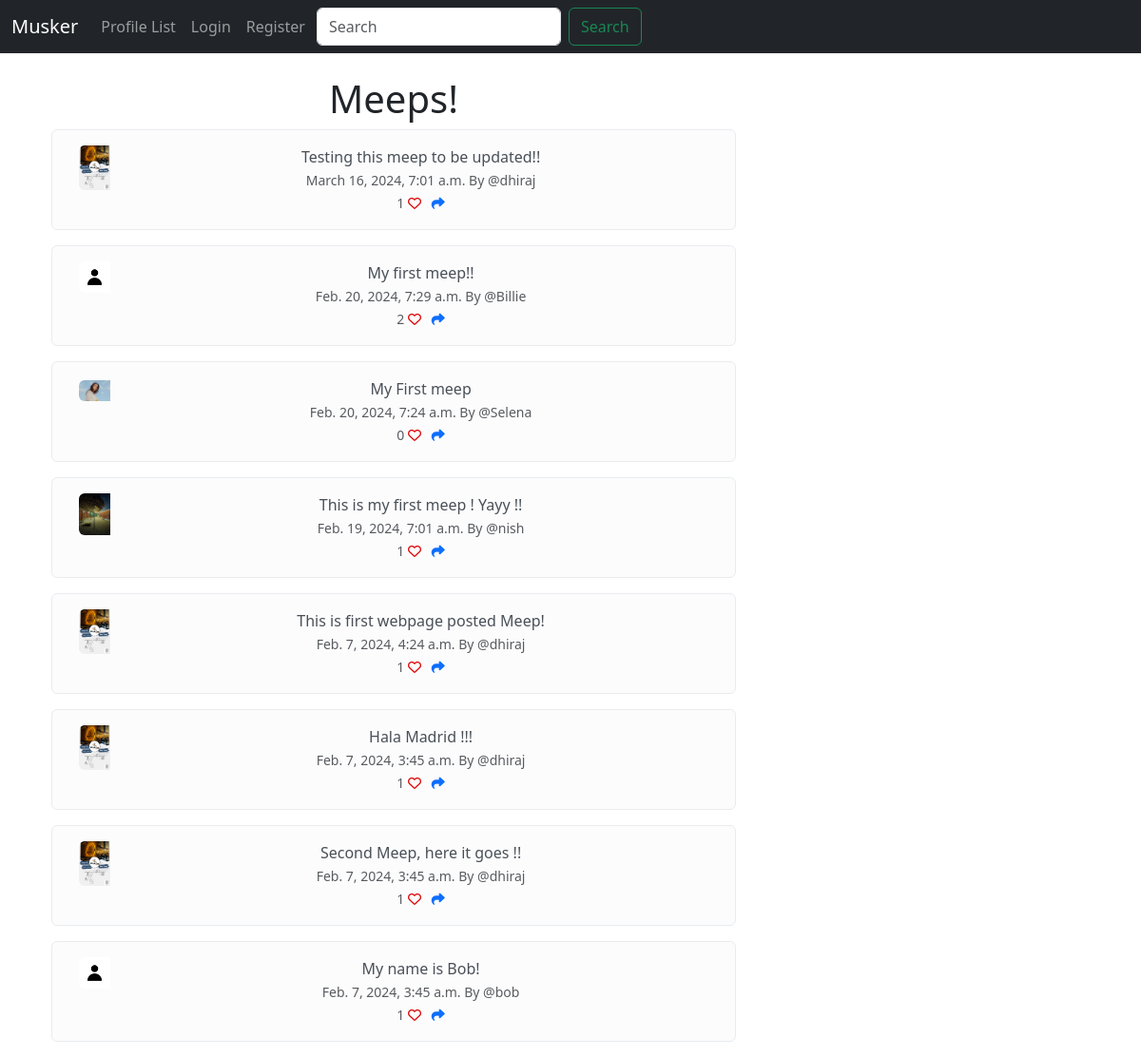
The page / on the database its author committed.
### muskeer/models.py (models this page shows, shortened)
class Meep(models.Model):
    user = models.ForeignKey(
        User, related_name = 'meeps', on_delete = models.DO_NOTHING
    )
    body = models.CharField(max_length = 200)
    createdAt = models.DateTimeField(auto_now_add = True)
    likes = models.ManyToManyField(User, related_name= 'meepLikes', blank=True)
    def numberOfLikes(self):
        return self.likes.count()

class Profile(models.Model):
    user = models.OneToOneField(User, on_delete = models.CASCADE) #Associating one user to one profile
    follows = models.ManyToManyField("self", related_name="followed_by", symmetrical=False, blank=True)
    modifiedDate = models.DateTimeField(auto_now = True)
    profileImage = models.ImageField(null=True, blank=True, upload_to= "images/")
    profileBio = models.CharField(null = True, blank = True, max_length = 500)
    homepageLink = models.CharField(null = True, blank = True, max_length = 100)
    facebookLink = models.CharField(null = True, blank = True, max_length = 100)
    instagramLink = models.CharField(null = True, blank = True, max_length = 100)
    linkedInLink = models.CharField(null = True, blank = True, max_length = 100)

### muskeer/views.py (the view)
# urls.py: path('', views.home, name = 'home'),
def home(request):
    if request.user.is_authenticated:
        form = MeepForm(request.POST or None)
        if request.method == "POST":
            if form.is_valid():
                meep = form.save(commit=False)
                meep.user = request.user
                meep.save()
                messages.success(request,("Your meep has been posted"))
                return redirect('home')
        meeps = Meep.objects.all().order_by("-createdAt")
        return render(request, 'home.html',{'meeps':meeps, 'form': form})
    else:
        meeps = Meep.objects.all().order_by("-createdAt")
        return render(request, 'home.html',{'meeps':meeps})

### muskeer/templates/home.html (shortened to what this page needs)
{% extends 'base.html' %}
{% load static %}
{% block content %}
<div class="container text-center">
   <div class="row">
      <div class="col-8">
         <br>
         <h1>Meeps!</h1>
         {% for meep in meeps %}
         <div class="alert alert-light" role="alert">
            <div class="container">
               <div class="row">
                  <div class="col-1">
                     {% if meep.user.profile.profileImage%}
                     <img  src="{{meep.user.profile.profileImage.url}}" class="img-fluid rounded-start" alt="...">
                     {% else %}
                     <img src="{% static 'images/default_profile.jpg' %}" class="img-fluid rounded-start" alt="...">
                     {% endif %}
                  </div>
                  <div class="col-11">
                     {{meep.body}}<br>
                     <small class="text-muted">
                        {{ meep.createdAt}} By
                        @{{meep.user.username}}
                        <br>
                        {{meep.numberOfLikes}}
                        {% if user in meep.likes.all %}
                        <a href ='{% url 'likeMeep' meep.id %}' ><i class="fa-solid fa-heart" style="color: #dd0808;"></i></a>
                        {% else %}
                        <a href ='{% url 'likeMeep' meep.id %}' ><i class="fa-regular fa-heart" style="color: #dd0808;"></i></a>
                        {% endif %}
                        <a href = '{% url 'shareMeep' meep.id %}' > <i class="fa-solid fa-share"></i> </a>
                     </small>
                  </div>
               </div>
            </div>
         </div>
         {% endfor %}
      </div>
      <div class="col-4">
         <br />
         <br />
         <br />
      </div>
      {% endblock %}

### rows shown on the page
Meep: user.profile.profileImage (picture), body "Testing this meep to be updated!!", createdAt "March 16, 2024, 7:01 a.m.", user.username "dhiraj", numberOfLikes "1"
Meep: body "My first meep!!", createdAt "Feb. 20, 2024, 7:29 a.m.", user.username "Billie", numberOfLikes "2"
Meep: user.profile.profileImage (picture), body "My First meep", createdAt "Feb. 20, 2024, 7:24 a.m.", user.username "Selena", numberOfLikes "0"
Meep: user.profile.profileImage (picture), body "This is my first meep ! Yayy !!", createdAt "Feb. 19, 2024, 7:01 a.m.", user.username "nish", numberOfLikes "1"
Meep: user.profile.profileImage (picture), body "This is first webpage posted Meep!", createdAt "Feb. 7, 2024, 4:24 a.m.", user.username "dhiraj", numberOfLikes "1"
Meep: user.profile.profileImage (picture), body "Hala Madrid !!!", createdAt "Feb. 7, 2024, 3:45 a.m.", user.username "dhiraj", numberOfLikes "1"
Meep: user.profile.profileImage (picture), body "Second Meep, here it goes !!", createdAt "Feb. 7, 2024, 3:45 a.m.", user.username "dhiraj", numberOfLikes "1"
Meep: body "My name is Bob!", createdAt "Feb. 7, 2024, 3:45 a.m.", user.username "bob", numberOfLikes "1"
